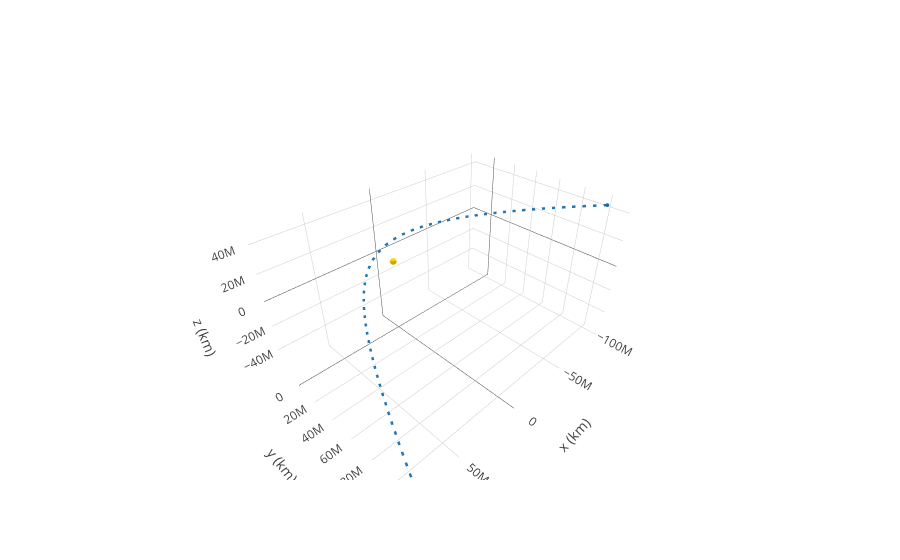

The notebook cell saved with this chart:
### Code cell
a_3D = OrbitPlotter3D()
a_3D.plot(hyper)
a_3D.show()
